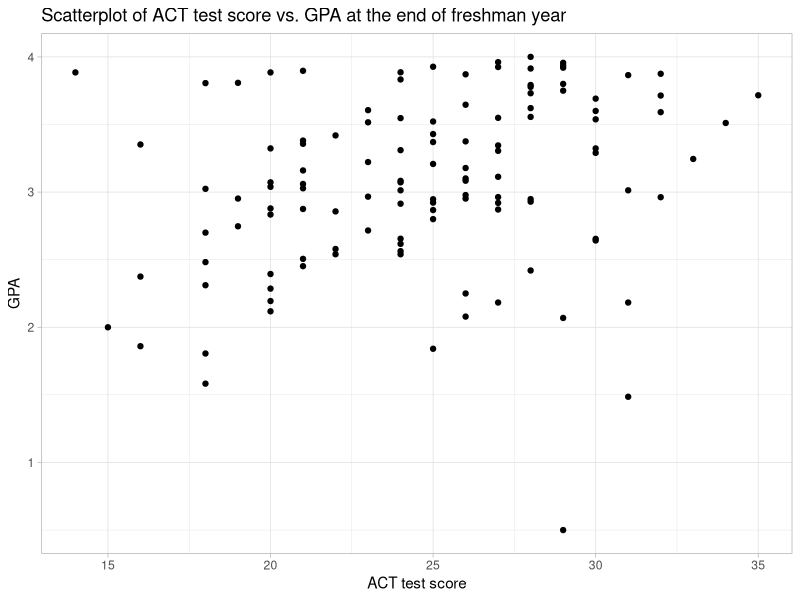

Write the R code that produced this figure.
## ---- chunk 1
y = 25 - 0.5 * 7
y
## ---- chunk 2
y_hat = 25 - 0.5 * 3
y_hat
30-y_hat
## ---- chunk 3
-0.5 * 3
## ---- chunk 4
SSE = 7
n = 16
p = 2 #2 parameters estimated in the model b0 and b1
s2 = SSE / (n - 2)
s2
## ---- chunk 5
nt <- 77
SSr <- 8654.7
MSr <- 8654.7
SST <- 14996.8
dfr <- SSr / MSr
dfr
SSE <- SST - SSr
SSE
p <- dfr + 1
p
dfe <- nt-p
dfe
dfT <- dfe + dfr
dfT
MSE <- SSE / dfe
MSE
F_v <- MSr / MSE
F_v
P_v <- pf(F_v, dfr, dfe, lower.tail = F)
P_v
## ---- chunk 6
R_sq <- SSr / SST
R_sq
## ---- chunk 7
s2 = SSE / (nt - p)
s2
## ---- chunk 8
bo <- 58.816
b1 <- -1.867
MSE <- 4.417
sb1 <- 0.346
tobs <- (b1 - 0) / sb1
tobs < -qt(0.975, 18)
## ---- chunk 9
Up <- b1 + qt(0.975, 18) *sb1
Up
Lo <- b1 - qt(0.975, 18) *sb1
Lo
## ---- chunk 10
y_hat <- bo + b1 * 10
y_hat
sd10 <- 0.7342
Up10 <- y_hat + sd10 * qt(0.975, 18)
Up10
Lo10 <- y_hat - sd10 * qt(0.975, 18)
Lo10
## ---- chunk 11
sdpred <- 2.226
Upp <- y_hat + sdpred * qt(0.975, 18)
Upp
Lop <- y_hat - sdpred * qt(0.975, 18)
Lop
## ---- chunk 12
gpa_data<-read.table('Homework3 Data.txt', header=T)
names(gpa_data)
head(gpa_data)
tail(gpa_data)
attach(gpa_data)
## ---- chunk 13
#| message: false
#| warning: false
library(tidyverse)
gpa_data |>
  summarise(across(
    where(is.numeric),
    list(mean = mean, var = var),
    na.rm = TRUE
  ))
## ---- chunk 14
cor(gpa_data$ACT, gpa_data$GPA, method = "pearson")
## ---- chunk 15
gpa_data |>
  ggplot(aes(x = ACT, y = GPA)) +
  labs(x = 'ACT test score',
       y = 'GPA',
       title = 'Scatterplot of ACT test score vs. GPA at the end of freshman year')+
  theme_light() +
  geom_point()
## ---- chunk 16
model <- lm(GPA ~ ACT, gpa_data)
summary(model)
## ---- chunk 17
0.03883*4
## ---- chunk 18
GPA20 <- 2.11405 + 0.03883 * 20
GPA20
## ---- chunk 19
MSE <- 0.6231 ^2
MSE
## ---- chunk 20
confint(model, 'ACT', level = 0.95)
## ---- chunk 21
data <- data.frame(ACT = 28)
predict(model, data, interval = 'confidence', 
        level = 0.95, se.fit = TRUE)
## ---- chunk 22
data <- data.frame(ACT = 28)
predict(model, data, interval = 'prediction', 
        level = 0.95, se.fit = TRUE)
## ---- chunk 23
age <- c(3, 4, 5, 6, 3, 4, 5, 6, 3, 4, 5, 6, 3, 4, 5, 6, 3, 4, 5, 6, 3, 4, 5, 6, 6) 
weight <- c(2.61, 2.67, 2.98, 3.98, 2.87, 3.41, 3.49, 4.03, 3.41, 2.81, 3.24, 3.75, 3.18, 3.13, 3.98, 4.55, 3.41, 3.35, 3.75, 3.83, 3.18, 3.52, 3.49, 3.81, 4.03) 
systolic_BP <- c(80, 90, 96, 102, 81, 96, 99, 110, 88, 90, 100, 102, 86, 93, 101, 103, 86, 91, 100, 105, 84, 91, 95, 104, 107) 
# Create a data frame 
data <- data.frame(age, weight, systolic_BP)
## ---- chunk 24
MLRmodel <- lm(systolic_BP ~ age + weight, data)
summary(MLRmodel)
